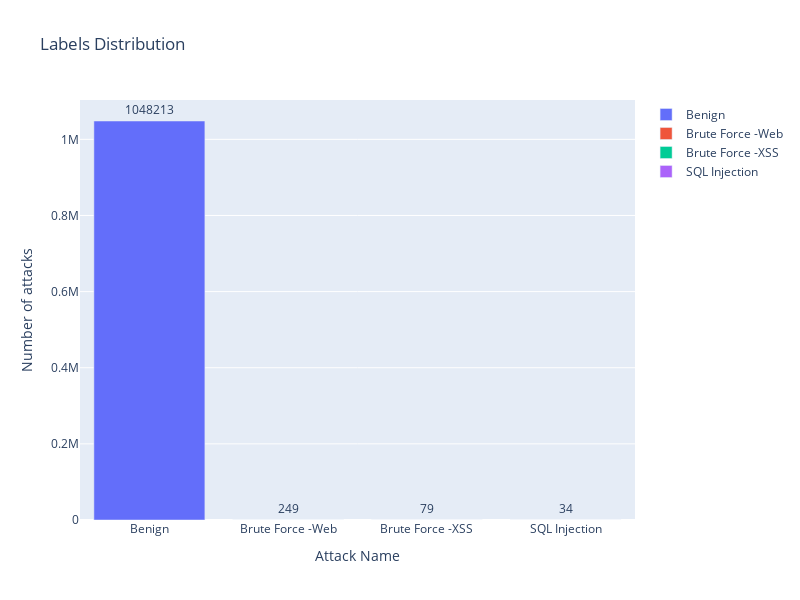

Notebook code cell kept with this figure:
### Code cell
showAttackDistribution(rawsData['Label'])

### Figure 1 — Plotly figure (JSON) as saved in the notebook; plotly's stock layout.template omitted (floating-point values rounded to 4 significant figures)
{"data": [{"name": "Benign", "orientation": "v", "text": "1048213", "textposition": "outside", "type": "bar", "x": ["Benign"], "y": [1048213]}, {"name": "Brute Force -Web", "orientation": "v", "text": "249", "textposition": "outside", "type": "bar", "x": ["Brute Force -Web"], "y": [249]}, {"name": "Brute Force -XSS", "orientation": "v", "text": "79", "textposition": "outside", "type": "bar", "x": ["Brute Force -XSS"], "y": [79]}, {"name": "SQL Injection", "orientation": "v", "text": "34", "textposition": "outside", "type": "bar", "x": ["SQL Injection"], "y": [34]}], "layout": {"height": 600, "title": {"text": "Labels Distribution"}, "width": 800, "xaxis": {"title": {"text": "Attack Name"}}, "yaxis": {"title": {"text": "Number of attacks"}}}}
